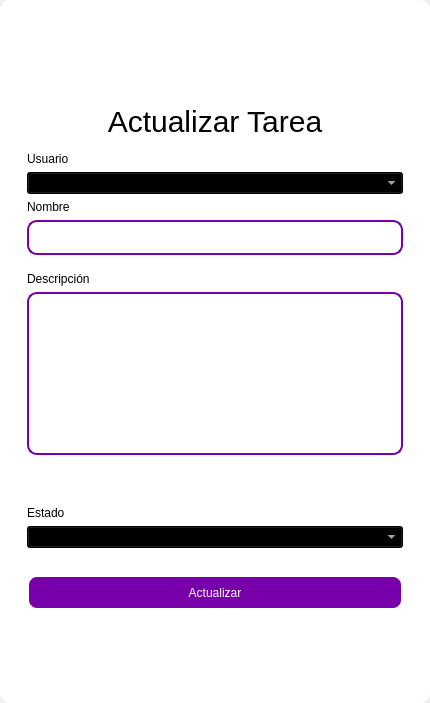
<?xml version="1.0" encoding="UTF-8"?>
<ui version="4.0">
 <class>MainWindow</class>
 <widget class="QMainWindow" name="MainWindow">
  <property name="geometry">
   <rect>
    <x>0</x>
    <y>0</y>
    <width>430</width>
    <height>703</height>
   </rect>
  </property>
  <property name="windowTitle">
   <string>MainWindow</string>
  </property>
  <property name="styleSheet">
   <string notr="true"/>
  </property>
  <widget class="QWidget" name="centralwidget">
   <property name="styleSheet">
    <string notr="true"/>
   </property>
   <layout class="QVBoxLayout" name="verticalLayout">
    <property name="spacing">
     <number>0</number>
    </property>
    <property name="leftMargin">
     <number>0</number>
    </property>
    <property name="topMargin">
     <number>0</number>
    </property>
    <property name="rightMargin">
     <number>0</number>
    </property>
    <property name="bottomMargin">
     <number>0</number>
    </property>
    <item>
     <widget class="QFrame" name="frame">
      <property name="enabled">
       <bool>true</bool>
      </property>
      <property name="styleSheet">
       <string notr="true">QFrame {
	border-radius:10px;
	background-color: rgb(255, 255, 255);
 }
</string>
      </property>
      <property name="frameShape">
       <enum>QFrame::StyledPanel</enum>
      </property>
      <property name="frameShadow">
       <enum>QFrame::Raised</enum>
      </property>
      <layout class="QVBoxLayout" name="verticalLayout_2">
       <item>
        <widget class="QFrame" name="frame_superior">
         <property name="minimumSize">
          <size>
           <width>0</width>
           <height>40</height>
          </size>
         </property>
         <property name="maximumSize">
          <size>
           <width>16777215</width>
           <height>40</height>
          </size>
         </property>
         <property name="styleSheet">
          <string notr="true">QPushButton{
border-radius:18px;
}

QPushButton:hover{
	background-color: rgb(0, 0, 0);
}
</string>
         </property>
         <property name="frameShape">
          <enum>QFrame::StyledPanel</enum>
         </property>
         <property name="frameShadow">
          <enum>QFrame::Raised</enum>
         </property>
         <layout class="QHBoxLayout" name="horizontalLayout_3">
          <property name="spacing">
           <number>4</number>
          </property>
          <property name="leftMargin">
           <number>0</number>
          </property>
          <property name="topMargin">
           <number>0</number>
          </property>
          <property name="rightMargin">
           <number>0</number>
          </property>
          <property name="bottomMargin">
           <number>0</number>
          </property>
          <item>
           <widget class="QPushButton" name="btn_icon">
            <property name="text">
             <string/>
            </property>
            <property name="iconSize">
             <size>
              <width>40</width>
              <height>40</height>
             </size>
            </property>
           </widget>
          </item>
          <item>
           <spacer name="horizontalSpacer_2">
            <property name="orientation">
             <enum>Qt::Horizontal</enum>
            </property>
            <property name="sizeHint" stdset="0">
             <size>
              <width>443</width>
              <height>20</height>
             </size>
            </property>
           </spacer>
          </item>
          <item>
           <widget class="QPushButton" name="bt_minimizar">
            <property name="minimumSize">
             <size>
              <width>38</width>
              <height>38</height>
             </size>
            </property>
            <property name="maximumSize">
             <size>
              <width>38</width>
              <height>38</height>
             </size>
            </property>
            <property name="cursor">
             <cursorShape>PointingHandCursor</cursorShape>
            </property>
            <property name="text">
             <string/>
            </property>
            <property name="icon">
             <iconset>
              <normaloff>image/minus.svg</normaloff>image/minus.svg</iconset>
            </property>
            <property name="iconSize">
             <size>
              <width>38</width>
              <height>38</height>
             </size>
            </property>
           </widget>
          </item>
          <item>
           <widget class="QPushButton" name="bt_maximizar">
            <property name="minimumSize">
             <size>
              <width>38</width>
              <height>38</height>
             </size>
            </property>
            <property name="maximumSize">
             <size>
              <width>38</width>
              <height>38</height>
             </size>
            </property>
            <property name="cursor">
             <cursorShape>PointingHandCursor</cursorShape>
            </property>
            <property name="text">
             <string/>
            </property>
            <property name="icon">
             <iconset>
              <normaloff>image/chevron-up.svg</normaloff>image/chevron-up.svg</iconset>
            </property>
            <property name="iconSize">
             <size>
              <width>38</width>
              <height>38</height>
             </size>
            </property>
           </widget>
          </item>
          <item>
           <widget class="QPushButton" name="bt_restaurar">
            <property name="minimumSize">
             <size>
              <width>38</width>
              <height>38</height>
             </size>
            </property>
            <property name="maximumSize">
             <size>
              <width>38</width>
              <height>38</height>
             </size>
            </property>
            <property name="cursor">
             <cursorShape>PointingHandCursor</cursorShape>
            </property>
            <property name="text">
             <string/>
            </property>
            <property name="icon">
             <iconset>
              <normaloff>image/chevron-down.svg</normaloff>image/chevron-down.svg</iconset>
            </property>
            <property name="iconSize">
             <size>
              <width>38</width>
              <height>38</height>
             </size>
            </property>
           </widget>
          </item>
          <item>
           <widget class="QPushButton" name="bt_cerrar">
            <property name="minimumSize">
             <size>
              <width>38</width>
              <height>38</height>
             </size>
            </property>
            <property name="maximumSize">
             <size>
              <width>38</width>
              <height>38</height>
             </size>
            </property>
            <property name="cursor">
             <cursorShape>PointingHandCursor</cursorShape>
            </property>
            <property name="text">
             <string/>
            </property>
            <property name="icon">
             <iconset>
              <normaloff>image/x.svg</normaloff>image/x.svg</iconset>
            </property>
            <property name="iconSize">
             <size>
              <width>38</width>
              <height>38</height>
             </size>
            </property>
           </widget>
          </item>
         </layout>
        </widget>
       </item>
       <item>
        <widget class="QFrame" name="frame_3">
         <property name="styleSheet">
          <string notr="true">QLabel {
	color: rgb(255, 255, 254);
	font: 12pt &quot;Arial&quot;;
	background-color: rgba(0, 0, 0,0);
}

QTextEdit{
background-color: rgba(0, 0, 0,0);
border-radius:10px; 
font: 12pt &quot;Arial&quot;;
color: rgb(255, 255, 254);
border: 2px solid  rgb(255, 255, 255);

}

QTextEdit:hover{
background-color: rgba(0, 0, 0,0);
border-radius:10px; 
font: 12pt &quot;Arial&quot;;
border: 2px solid  rgb(120, 0, 171);
}

QTextEdit:focus{
background-color: rgb(0, 0, 0);
border-radius:10px; 
font: 12pt &quot;Arial&quot;;
border: 2px solid rgb(120, 0, 171);
}

QLineEdit{
background-color: rgba(0, 0, 0,0);
border-radius:10px; 
font: 12pt &quot;Arial&quot;;
color: rgb(255, 255, 254);
border: 2px solid  rgb(255, 255, 255);

}

QLineEdit:hover{
background-color: rgba(0, 0, 0,0);
border-radius:10px; 
font: 12pt &quot;Arial&quot;;
border: 2px solid  rgb(120, 0, 171);
}

QLineEdit:focus{
background-color: rgb(0, 0, 0);
border-radius:10px; 
font: 12pt &quot;Arial&quot;;
border: 2px solid rgb(120, 0, 171);
}

QCheckBox{
	font: 12pt &quot;Arial&quot;;
	color: rgb(255, 255, 255);
}

QCheckBox::indicator {
    width: 18px;
    height:18px;
}

QCheckBox::indicator:unchecked {
   background-image: url(image/square.svg);
}

QCheckBox::indicator:checked {
   background-image: url(image/check-square.svg);
}

QPushButton{
border-radius:10px; 
font: 12pt &quot;Arial&quot;;
color: rgb(255, 255, 254);
border: 2px solid #ffffff;
}

QPushButton:hover{
border-radius:10px; 
font: 12pt &quot;Arial&quot;;
color: rgb(255, 255, 255);
border: 2px solid rgb(120, 0, 171);
	background-color: rgb(120, 0, 171);
}
</string>
         </property>
         <property name="frameShape">
          <enum>QFrame::StyledPanel</enum>
         </property>
         <property name="frameShadow">
          <enum>QFrame::Raised</enum>
         </property>
         <layout class="QHBoxLayout" name="horizontalLayout_4">
          <item>
           <layout class="QVBoxLayout" name="verticalLayout_4">
            <item>
             <spacer name="verticalSpacer">
              <property name="orientation">
               <enum>Qt::Vertical</enum>
              </property>
              <property name="sizeHint" stdset="0">
               <size>
                <width>28</width>
                <height>28</height>
               </size>
              </property>
             </spacer>
            </item>
            <item>
             <widget class="QFrame" name="frame_4">
              <property name="maximumSize">
               <size>
                <width>400</width>
                <height>600</height>
               </size>
              </property>
              <property name="styleSheet">
               <string notr="true">QLabel {
color: rgb(0, 0, 0);
	font: 12pt &quot;Arial&quot;;
	background-color: rgba(0, 0, 0,0);
}

QTextEdit{
background-color: rgba(0, 0, 0,0);
border-radius:10px; 
font: 12pt &quot;Arial&quot;;
color: rgb(0, 0, 0);
border: 2px solid  rgb(120, 0, 171);

}

QTextEdit:hover{
background-color: rgba(0, 0, 0,0);
border-radius:10px; 
font: 12pt &quot;Arial&quot;;
border: 2px solid  rgb(120, 0, 171);
	color: rgb(255, 255, 255);
}

QTextEdit:focus{
background-color: rgb(0, 0, 0);
border-radius:10px; 
font: 12pt &quot;Arial&quot;;
border: 2px solid rgb(120, 0, 171);
	
}

QLineEdit{
background-color: rgba(0, 0, 0,0);
border-radius:10px; 
font: 12pt &quot;Arial&quot;;
	color: rgb(0, 0, 0);
border: 2px solid  rgb(120, 0, 171);
}

QLineEdit:hover{
background-color: rgba(0, 0, 0,0);
border-radius:10px; 
font: 12pt &quot;Arial&quot;;
border: 2px solid  rgb(120, 0, 171);
}

QLineEdit:focus{
background-color: rgb(0, 0, 0);
border-radius:10px; 
font: 12pt &quot;Arial&quot;;
border: 2px solid rgb(120, 0, 171);
color: rgb(255, 255, 255);
}

QCheckBox{
	font: 12pt &quot;Arial&quot;;
	color: rgb(255, 255, 255);
}

QCheckBox::indicator {
    width: 18px;
    height:18px;
}

QCheckBox::indicator:unchecked {
   background-image: url(image/square.svg);
}

QCheckBox::indicator:checked {
   background-image: url(image/check-square.svg);
}

QPushButton{
border-radius:10px; 
font: 12pt &quot;Arial&quot;;
color: rgb(255, 255, 254);
border: 2px solid #ffffff;
background-color: rgb(120, 0, 171);
}

QPushButton:hover{
border-radius:10px; 
font: 12pt &quot;Arial&quot;;
color: rgb(255, 255, 255);
border: 2px solid rgb(120, 0, 171);
	background-color: rgb(120, 0, 171);
}
</string>
              </property>
              <property name="frameShape">
               <enum>QFrame::StyledPanel</enum>
              </property>
              <property name="frameShadow">
               <enum>QFrame::Raised</enum>
              </property>
              <layout class="QVBoxLayout" name="verticalLayout_3">
               <item>
                <spacer name="verticalSpacer_3">
                 <property name="orientation">
                  <enum>Qt::Vertical</enum>
                 </property>
                 <property name="sizeHint" stdset="0">
                  <size>
                   <width>20</width>
                   <height>40</height>
                  </size>
                 </property>
                </spacer>
               </item>
               <item>
                <widget class="QLabel" name="label_3">
                 <property name="minimumSize">
                  <size>
                   <width>100</width>
                   <height>50</height>
                  </size>
                 </property>
                 <property name="styleSheet">
                  <string notr="true">font-size: 30px;
color: rgb(0, 0, 0);</string>
                 </property>
                 <property name="text">
                  <string>Actualizar Tarea</string>
                 </property>
                 <property name="alignment">
                  <set>Qt::AlignCenter</set>
                 </property>
                </widget>
               </item>
               <item>
                <widget class="QLabel" name="label_6">
                 <property name="text">
                  <string>Usuario</string>
                 </property>
                </widget>
               </item>
               <item>
                <widget class="QComboBox" name="user_combobox">
                 <property name="styleSheet">
                  <string notr="true">color: rgb(255, 255, 255);
background-color: rgb(0, 0, 0);</string>
                 </property>
                </widget>
               </item>
               <item>
                <widget class="QLabel" name="label_4">
                 <property name="text">
                  <string>Nombre</string>
                 </property>
                </widget>
               </item>
               <item>
                <widget class="QLineEdit" name="nametxt">
                 <property name="minimumSize">
                  <size>
                   <width>0</width>
                   <height>35</height>
                  </size>
                 </property>
                 <property name="text">
                  <string/>
                 </property>
                </widget>
               </item>
               <item>
                <spacer name="verticalSpacer_4">
                 <property name="orientation">
                  <enum>Qt::Vertical</enum>
                 </property>
                 <property name="sizeHint" stdset="0">
                  <size>
                   <width>20</width>
                   <height>40</height>
                  </size>
                 </property>
                </spacer>
               </item>
               <item>
                <widget class="QLabel" name="label_5">
                 <property name="text">
                  <string>Descripción</string>
                 </property>
                </widget>
               </item>
               <item>
                <widget class="QTextEdit" name="descriptiontxt"/>
               </item>
               <item>
                <spacer name="verticalSpacer_5">
                 <property name="orientation">
                  <enum>Qt::Vertical</enum>
                 </property>
                 <property name="sizeHint" stdset="0">
                  <size>
                   <width>20</width>
                   <height>40</height>
                  </size>
                 </property>
                </spacer>
               </item>
               <item>
                <spacer name="verticalSpacer_11">
                 <property name="orientation">
                  <enum>Qt::Vertical</enum>
                 </property>
                 <property name="sizeHint" stdset="0">
                  <size>
                   <width>20</width>
                   <height>40</height>
                  </size>
                 </property>
                </spacer>
               </item>
               <item>
                <spacer name="verticalSpacer_6">
                 <property name="orientation">
                  <enum>Qt::Vertical</enum>
                 </property>
                 <property name="sizeHint" stdset="0">
                  <size>
                   <width>20</width>
                   <height>40</height>
                  </size>
                 </property>
                </spacer>
               </item>
               <item>
                <spacer name="verticalSpacer_10">
                 <property name="orientation">
                  <enum>Qt::Vertical</enum>
                 </property>
                 <property name="sizeHint" stdset="0">
                  <size>
                   <width>20</width>
                   <height>40</height>
                  </size>
                 </property>
                </spacer>
               </item>
               <item>
                <widget class="QLabel" name="label_7">
                 <property name="text">
                  <string>Estado</string>
                 </property>
                </widget>
               </item>
               <item>
                <widget class="QComboBox" name="status_combobox">
                 <property name="cursor">
                  <cursorShape>PointingHandCursor</cursorShape>
                 </property>
                 <property name="styleSheet">
                  <string notr="true">color: rgb(255, 255, 255);
background-color: rgb(0, 0, 0);</string>
                 </property>
                </widget>
               </item>
               <item>
                <spacer name="verticalSpacer_9">
                 <property name="orientation">
                  <enum>Qt::Vertical</enum>
                 </property>
                 <property name="sizeHint" stdset="0">
                  <size>
                   <width>20</width>
                   <height>50</height>
                  </size>
                 </property>
                </spacer>
               </item>
               <item>
                <widget class="QPushButton" name="btn_update">
                 <property name="minimumSize">
                  <size>
                   <width>0</width>
                   <height>35</height>
                  </size>
                 </property>
                 <property name="cursor">
                  <cursorShape>PointingHandCursor</cursorShape>
                 </property>
                 <property name="text">
                  <string>Actualizar</string>
                 </property>
                </widget>
               </item>
               <item>
                <spacer name="verticalSpacer_7">
                 <property name="orientation">
                  <enum>Qt::Vertical</enum>
                 </property>
                 <property name="sizeHint" stdset="0">
                  <size>
                   <width>20</width>
                   <height>40</height>
                  </size>
                 </property>
                </spacer>
               </item>
               <item>
                <layout class="QHBoxLayout" name="horizontalLayout_2"/>
               </item>
               <item>
                <spacer name="verticalSpacer_8">
                 <property name="orientation">
                  <enum>Qt::Vertical</enum>
                 </property>
                 <property name="sizeHint" stdset="0">
                  <size>
                   <width>20</width>
                   <height>40</height>
                  </size>
                 </property>
                </spacer>
               </item>
               <item>
                <layout class="QHBoxLayout" name="horizontalLayout">
                 <item>
                  <spacer name="horizontalSpacer">
                   <property name="orientation">
                    <enum>Qt::Horizontal</enum>
                   </property>
                   <property name="sizeHint" stdset="0">
                    <size>
                     <width>40</width>
                     <height>20</height>
                    </size>
                   </property>
                  </spacer>
                 </item>
                </layout>
               </item>
              </layout>
             </widget>
            </item>
            <item>
             <spacer name="verticalSpacer_2">
              <property name="orientation">
               <enum>Qt::Vertical</enum>
              </property>
              <property name="sizeHint" stdset="0">
               <size>
                <width>20</width>
                <height>40</height>
               </size>
              </property>
             </spacer>
            </item>
           </layout>
          </item>
         </layout>
        </widget>
       </item>
      </layout>
     </widget>
    </item>
   </layout>
  </widget>
 </widget>
 <resources/>
 <connections/>
</ui>
